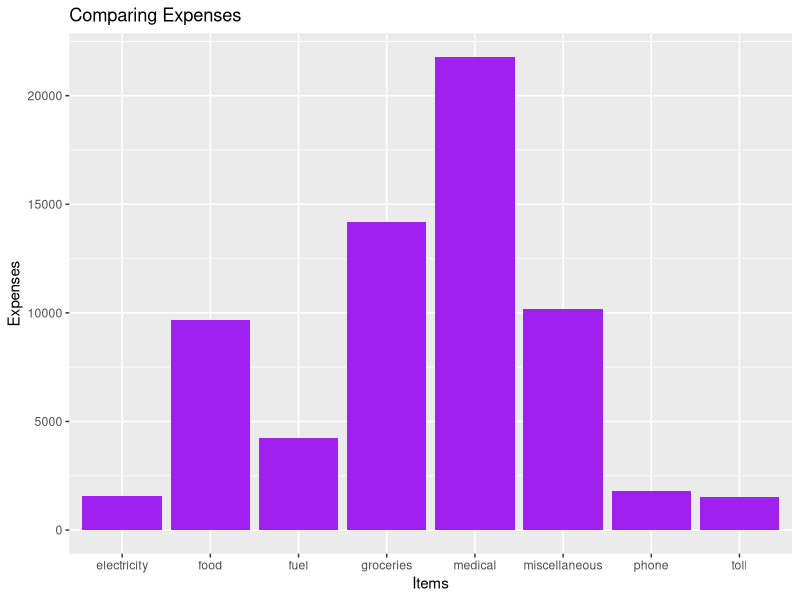
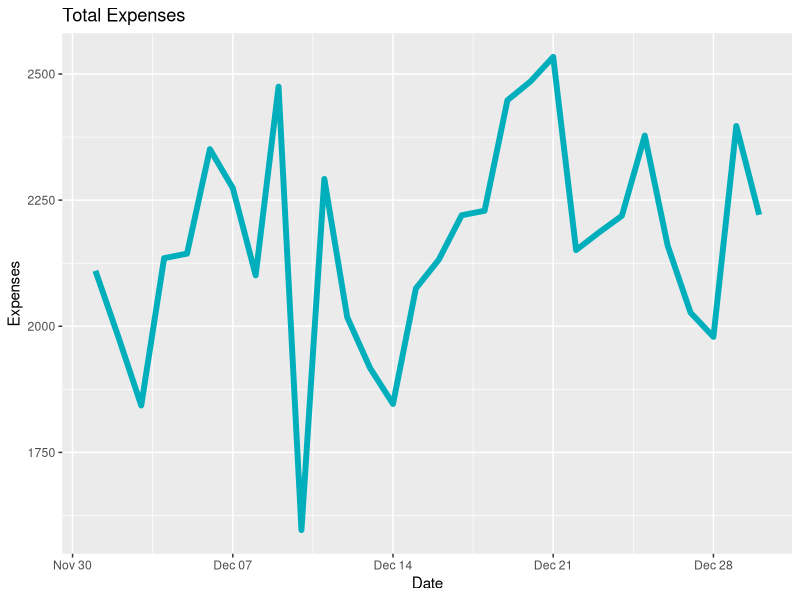
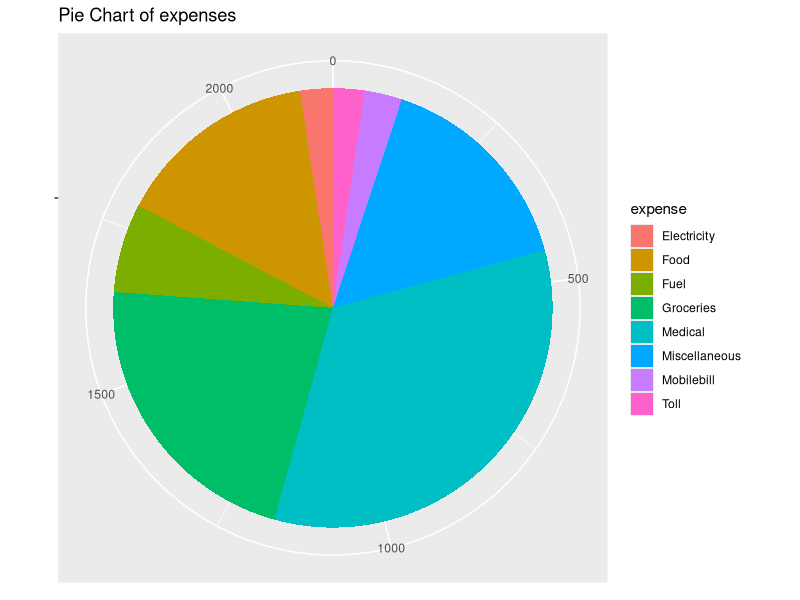
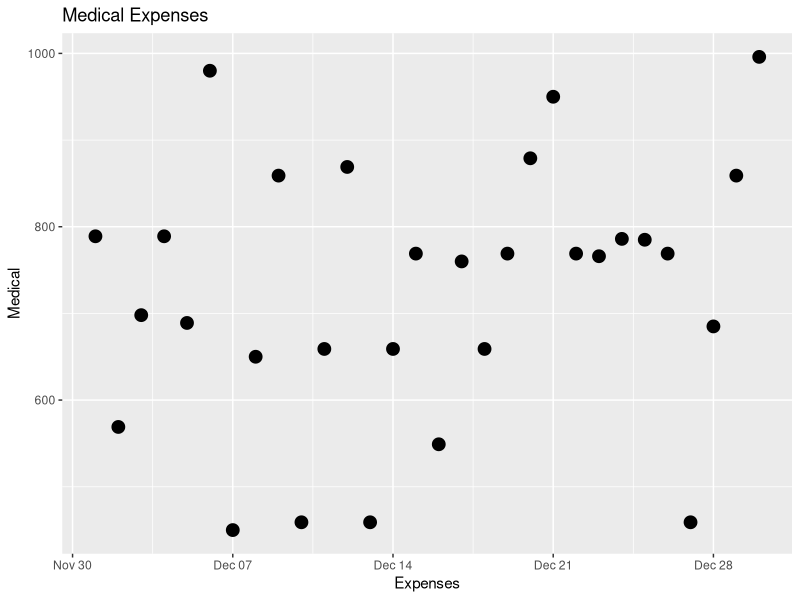

Source code (R) for these figures, in order:
library(ggplot2)
library(dplyr)

expenses<-read.csv("dailyexpenses.csv")
View(expenses)
str(expenses)
expenses$Date <- as.Date(expenses$Date,
                         "%d/%m/%Y")
str(expenses)



#Compare Expenses
fd <-expenses[,2] #food column 
a1 <- sum(fd)

groc <-expenses[,3]
a2 <- sum(groc)

med <-expenses[,4]
a3 <- sum(med)

fl <-expenses[,5]
a4 <- sum(fl)

tl <-expenses[,6]
a5 <- sum(tl)

ph <-expenses[,7]
a6 <- sum(ph)

electric <- expenses[,8]
a7 <- sum(electric)

misc <- expenses[,9]
a8 <- sum(misc)

detail <- c("food", "groceries", "medical", "fuel", "toll", "phone", "electricity", "miscellaneous")
total <- c(a1, a2, a3, a4, a5, a6, a7, a8)

df <- data.frame(detail, total)
View(df)

ggplot(data = df, aes(x = detail, y = total))+
  geom_bar(stat = "identity", fill = "purple")+
  labs(x = "Items",
       y = "Expenses",
       title = "Comparing Expenses")

#Total Expenses
cm<-expenses[,2:9] #cumulative data
dt<-expenses[,1]
rs<-rowSums(cm)
dg<-data.frame(dt,rs)
ggplot(data = dg, aes(x = dt, y = rs))+
  geom_line(color = "#00AFBB", size = 2)+
  labs(x = "Date",
       y = "Expenses",
       title = "Total Expenses")

#Pie Chart of Expenses
pc<-read.csv("piechart.csv")

View(pc)

pie <-  ggplot(pc, aes(x = "", y=amount, fill = factor(expense))) +
  geom_bar(width = 1, stat ="identity")+
  labs(fill="expense",
       x=NULL, y=NULL, title="Pie Chart of expenses")

pie + coord_polar(theta = "y", start = 0)

#medical Expenses

md <- expenses[,4]
de <- expenses[,1]
dm <- data.frame(de,md)


ggplot(data = dm, aes(x = de, y = md))+
  geom_point(size = 4 )+
  labs(x = "Expenses",
       y = "Medical",
       title = "Medical Expenses")


